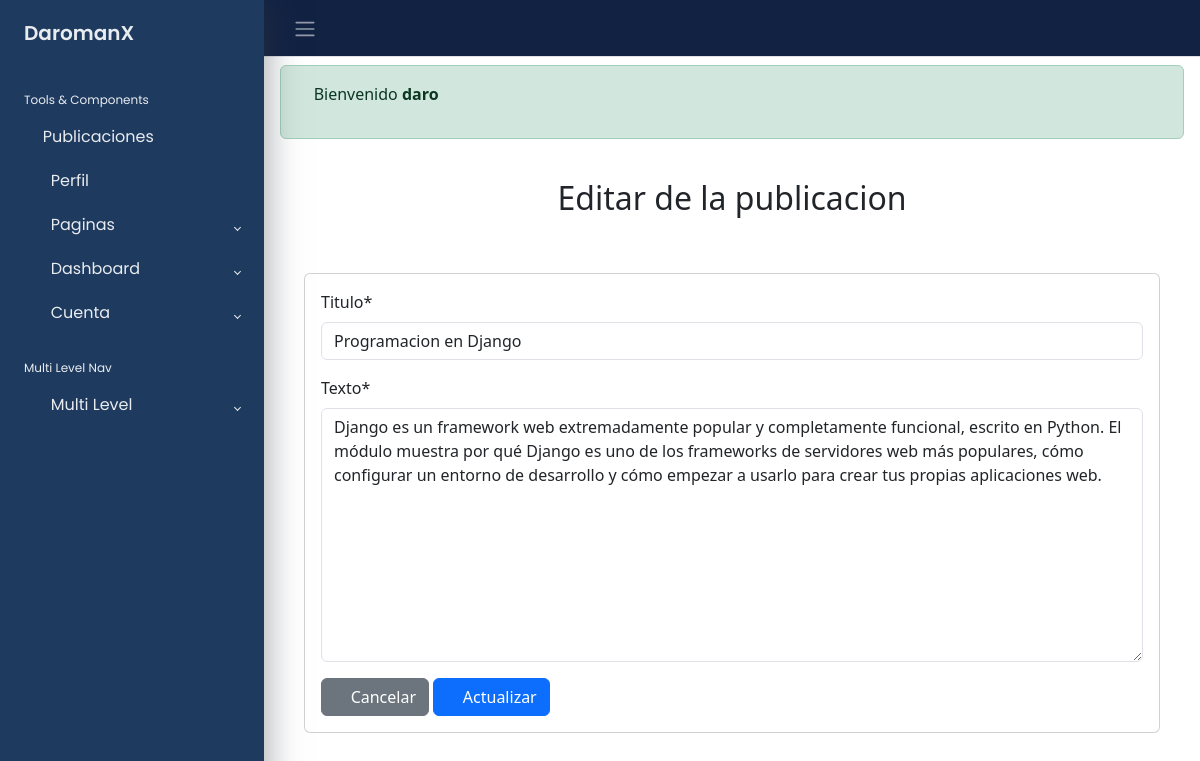
The page /publicaciones/1/editar (signed in) on the database its author committed.
### apps/cuentas/models.py (models this page shows)
class UsuarioPersonalizado(AbstractUser):
    edad=models.PositiveIntegerField(null=True,blank=True)

### apps/publicaciones/models.py (models this page shows, shortened)
class Publicacion(models.Model):
    titulo=models.CharField(max_length=255)
    texto=models.TextField()
    fecha=models.DateTimeField(auto_now_add=True)
    autor=models.ForeignKey(get_user_model(), on_delete=models.CASCADE)

### apps/publicaciones/views.py (the view)
# urls.py: path("<int:pk>/editar", PublicacionUpdateView.as_view(),name="editar"),
class PublicacionUpdateView(LoginRequiredMixin,UserPassesTestMixin,UpdateView):
    model=Publicacion
    template_name="publicacion/editar.html"
    fields=["titulo","texto"]
    def test_func(self):
        obj=self.get_object()
        return obj.autor==self.request.user

### templates/publicacion/editar.html (shortened to what this page needs)
{% extends "base/body.html" %}
{% load crispy_forms_tags %}
{% block contenido %}
<br>
<center><h2>Editar de la publicacion </h2></center>
<br>
<div class="container mt-4">
    <div class="card">
        <div class="card-body">
            <form action="" method="post">
                {{ form|crispy }}
                <a href="{% url 'publicacion:detalle' publicacion.id %}" class="btn btn-secondary btn-custom">
                    <i class="fas fa-arrow-left"></i> Cancelar
                </a>
                <button type="submit" class="btn btn-primary btn-custom">
                    <i class="fas fa-save"></i> Actualizar
                </button>
            </form>
        </div>
    </div>
</div>
{% endblock contenido %}

### templates/base/body.html (shortened to what this page needs)
{% load static %}
<!DOCTYPE html>
<html lang="es">
<head>
    <link rel="stylesheet" href="{% static 'css/bootstrap.min.css' %}">
    <link rel="stylesheet" href="{% static 'css/nav.css' %}">
</head>
<body>
    <div class="wrapper">
        {% include "base/sidebar.html" %}
        <div class="main">
            <nav class="navbar navbar-expand px-3 border-bottom navColor">
                <button class="btn" type="button" data-bs-theme="dark">
                    <span class="navbar-toggler-icon"></span>
                </button>
            </nav>
            <main class="content px-3 py-2">
                {% if user.is_authenticated %}
                <div class="alert alert-success" role="alert">
                    <p><i class="fas fa-check-circle"></i> Bienvenido <strong>{{ user.username }}</strong></p>
                </div>
                {% else %}
                <div class="alert alert-danger" role="alert">
                    <p><i class="fas fa-exclamation-circle"></i> No estás logueado</p>
                </div>
                {% endif %}
                <div class="container-fluid">
                    {% block contenido %}
                    {% endblock contenido %}
                </div>
            </main>
          </div>
    </div>
</body>
</html>

### static/css/nav.css (style rules this page uses)
.navColor { background-color: #122243 ; }
a { cursor: pointer; text-decoration: none; font-family: 'Poppins', sans-serif; }
.wrapper { align-items: stretch; display: flex; width: 100%; }
.main { display: flex; flex-direction: column; min-height: 100vh; width: 100%; overflow: hidden; transition: all 0.35s ease-in-out; }
.content { flex: 1; max-width: 100vw; width: 100vw; }
@media (min-width:768px) { .content { width: auto; } }

### rows shown on the page
UsuarioPersonalizado: username "daro"
Publicacion: titulo "Programacion en Django", texto "Django es un framework web extremadamente popular y completamente funcional, escrito en Python. El módulo muestra por qué Django es uno de los frameworks de servidores web más populares, cómo configurar un entorno de desarrollo y cómo empezar a usarlo para crear tus propias aplicaciones web."
